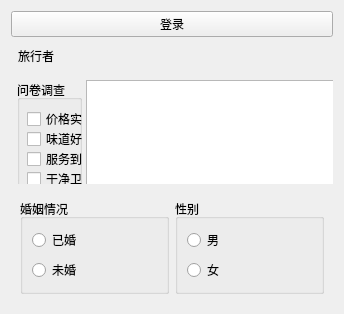
<?xml version="1.0" encoding="UTF-8"?>
<ui version="4.0">
 <class>lab6</class>
 <widget class="QWidget" name="lab6">
  <property name="geometry">
   <rect>
    <x>0</x>
    <y>0</y>
    <width>344</width>
    <height>314</height>
   </rect>
  </property>
  <property name="minimumSize">
   <size>
    <width>0</width>
    <height>0</height>
   </size>
  </property>
  <property name="windowTitle">
   <string>lab6</string>
  </property>
  <layout class="QVBoxLayout" name="verticalLayout_3">
   <item>
    <widget class="QPushButton" name="pushButton">
     <property name="text">
      <string>登录</string>
     </property>
    </widget>
   </item>
   <item>
    <widget class="QToolButton" name="toolButton">
     <property name="text">
      <string>旅行者</string>
     </property>
     <property name="icon">
      <iconset resource="res.qrc">
       <normaloff>:/Image/5.jpg</normaloff>:/Image/5.jpg</iconset>
     </property>
     <property name="iconSize">
      <size>
       <width>16</width>
       <height>16</height>
      </size>
     </property>
     <property name="toolButtonStyle">
      <enum>Qt::ToolButtonTextBesideIcon</enum>
     </property>
     <property name="autoRaise">
      <bool>true</bool>
     </property>
    </widget>
   </item>
   <item>
    <widget class="QWidget" name="widget_2" native="true">
     <widget class="QListWidget" name="listWidget">
      <property name="geometry">
       <rect>
        <x>75</x>
        <y>6</y>
        <width>256</width>
        <height>192</height>
       </rect>
      </property>
      <property name="maximumSize">
       <size>
        <width>16777215</width>
        <height>300</height>
       </size>
      </property>
     </widget>
     <widget class="QGroupBox" name="groupBox_3">
      <property name="geometry">
       <rect>
        <x>6</x>
        <y>6</y>
        <width>65</width>
        <height>192</height>
       </rect>
      </property>
      <property name="title">
       <string>问卷调查</string>
      </property>
      <widget class="QCheckBox" name="checkBox">
       <property name="geometry">
        <rect>
         <x>10</x>
         <y>30</y>
         <width>61</width>
         <height>18</height>
        </rect>
       </property>
       <property name="text">
        <string>价格实惠</string>
       </property>
      </widget>
      <widget class="QCheckBox" name="checkBox_2">
       <property name="geometry">
        <rect>
         <x>10</x>
         <y>50</y>
         <width>61</width>
         <height>18</height>
        </rect>
       </property>
       <property name="text">
        <string>味道好</string>
       </property>
      </widget>
      <widget class="QCheckBox" name="checkBox_3">
       <property name="geometry">
        <rect>
         <x>10</x>
         <y>70</y>
         <width>61</width>
         <height>18</height>
        </rect>
       </property>
       <property name="text">
        <string>服务到位</string>
       </property>
      </widget>
      <widget class="QCheckBox" name="cbox">
       <property name="geometry">
        <rect>
         <x>10</x>
         <y>90</y>
         <width>61</width>
         <height>18</height>
        </rect>
       </property>
       <property name="text">
        <string>干净卫生</string>
       </property>
      </widget>
     </widget>
    </widget>
   </item>
   <item>
    <widget class="QWidget" name="widget" native="true">
     <layout class="QHBoxLayout" name="horizontalLayout">
      <item>
       <widget class="QGroupBox" name="groupBox_2">
        <property name="title">
         <string>婚姻情况</string>
        </property>
        <layout class="QVBoxLayout" name="verticalLayout_2">
         <item>
          <widget class="QRadioButton" name="radioButton_3">
           <property name="text">
            <string>已婚</string>
           </property>
          </widget>
         </item>
         <item>
          <widget class="QRadioButton" name="radioButton_4">
           <property name="text">
            <string>未婚</string>
           </property>
          </widget>
         </item>
        </layout>
       </widget>
      </item>
      <item>
       <widget class="QGroupBox" name="groupBox">
        <property name="title">
         <string>性别</string>
        </property>
        <layout class="QVBoxLayout" name="verticalLayout">
         <item>
          <widget class="QRadioButton" name="rbtnman">
           <property name="text">
            <string>男</string>
           </property>
          </widget>
         </item>
         <item>
          <widget class="QRadioButton" name="rbtnwomen">
           <property name="text">
            <string>女</string>
           </property>
          </widget>
         </item>
        </layout>
       </widget>
      </item>
     </layout>
    </widget>
   </item>
  </layout>
 </widget>
 <resources>
  <include location="res.qrc"/>
 </resources>
 <connections/>
</ui>
